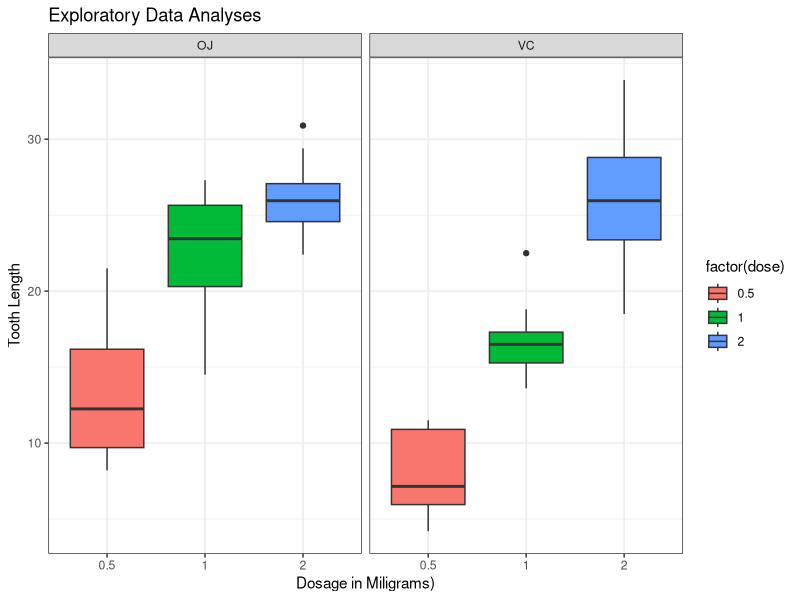

Here is the R script that generated this plot: (Note: this script raises an error after producing the figure.)
## ---- chunk 1
message(sprintf("Run time: %s\nR version: %s", Sys.time(), R.Version()$version.string))
## ---- chunk 2
library(ggplot2)
library(datasets)
data(ToothGrowth)
str(ToothGrowth)
## ---- chunk 3
plot <- ggplot(ToothGrowth, aes(x=factor(dose),y=len,fill=factor(dose)))
        plot + geom_boxplot(notch=F) + facet_grid(.~supp) +
        scale_x_discrete("Dosage in Miligrams)") +   
        scale_y_continuous("Tooth Length") +  
        ggtitle("Exploratory Data Analyses") +
        theme_bw()
## ---- chunk 4
summary(ToothGrowth)
dose<-as.factor(ToothGrowth$dose)
table(ToothGrowth$supp, ToothGrowth$dose)
## ---- chunk 5
fit <- lm(len ~ dose + supp, data=ToothGrowth)
confint(fit)
summary(fit)
# T Test by supplemant type
t.test(len ~ supp, data = ToothGrowth)
# T test by dose level 
data_05.1 <- subset(ToothGrowth, dose %in% c(0.5,1))
data_05.2 <- subset(ToothGrowth, dose %in% c(0.5,2))
data_1.2  <- subset(ToothGrowth, dose %in% c(1,2))
t.test(len ~ dose, paired=F, var.equal=F, data=data_05.1)
t.test(len ~ dose, paired=F, var.equal=F, data=data_05.2)
t.test(len ~ dose, paired=F, var.equal=F, data=data_1.2)
# Testing delivery method
t.test(len ~ supp, paired=F, var.equal=F, data=ToothGrowth[ToothGrowth$dose==0.5,])
t.test(len ~ supp, paired=F, var.equal=F, data=ToothGrowth[ToothGrowth$dose==1,])
t.test(len ~ supp, paired=F, var.equal=F, data=ToothGrowth[ToothGrowth$dose==2,])
